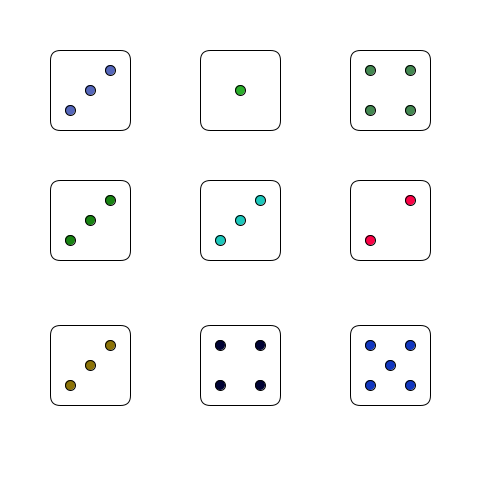
Frame 1 (no input)
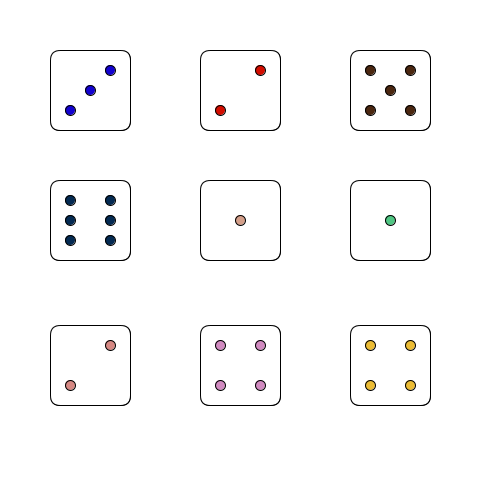
Frame 2 (the mouse pressed at the canvas centre, redrawn once)

The Processing sketch that drew these frames (run headless with seeded random() and noise(); the mouse was pressed at the canvas centre and the sketch redrawn once):

// Processing sketch: Dice
// ── Dice.pde
Die[] dice = new Die[10];
int roll;

void setup()
{
  noLoop();
  size(500, 500);
  background(255);

  dice[0] = new Die(width/2 + 100, height/2 - 70);
  dice[1] = new Die(width/2 - 50, height/2 - 70);
  dice[2] = new Die(width/2 - 200, height/2 - 70);  
  dice[3] = new Die(width/2 + 100, height/2 + 75);
  dice[4] = new Die(width/2 - 50, height/2 + 75);
  dice[5] = new Die(width/2 -200, height/2 + 75);
  dice[6] = new Die(width/2 + 100, height/2 - 200);
  dice[7] = new Die(width/2 - 50, height/2 - 200);
  dice[8] = new Die(width/2 -200, height/2 - 200);
}

void draw()
{
  dice[0].show();
  dice[1].show();
  dice[2].show();
  dice[3].show();
  dice[4].show();
  dice[5].show();
  dice[6].show();
  dice[7].show();
  dice[8].show();
}

void mousePressed()
{
  redraw();
}


// Class Die, models one single role of a six sided die
class Die 
{
  //variable declarations here
  int x_pos;
  int y_pos;

  Die(int x, int y) //constructor
  {
    x_pos = x;
    y_pos = y;
    //variable initializations here
  }
  void roll()
  {

    //roll = (int)(Math.random() * 6 - 1);
    //your code here
    //roll = 2;
  }
  void show()
  {
    // pushMatrix();
    roll = (int)(Math.random() * 6 + 1);
    rect(x_pos, y_pos, 80, 80, 10);
    fill((int)(Math.random() * 255),(int)(Math.random() * 255),(int)(Math.random() * 255));
    if (roll > 0 && roll < 2) {
      ellipse(x_pos + 40, y_pos + 40, 10, 10);
    }
    if (roll > 1 && roll < 3) {
      ellipse(x_pos + 60, y_pos + 20, 10, 10);
      ellipse(x_pos + 20, y_pos + 60, 10, 10);
    }
    if (roll > 2 && roll < 4) {
      ellipse(x_pos + 20, y_pos + 60, 10, 10);
      ellipse(x_pos + 40, y_pos + 40, 10, 10);
      ellipse(x_pos + 60, y_pos + 20, 10, 10);
    }
    if (roll > 3 && roll < 5) {
      ellipse(x_pos + 60, y_pos + 20, 10, 10);
      ellipse(x_pos + 20, y_pos + 60, 10, 10);      
      ellipse(x_pos + 60, y_pos + 60, 10, 10);
      ellipse(x_pos + 20, y_pos + 20, 10, 10);
    }
    if (roll > 4 && roll < 6) {
      ellipse(x_pos + 60, y_pos + 20, 10, 10);
      ellipse(x_pos + 20, y_pos + 60, 10, 10);      
      ellipse(x_pos + 60, y_pos + 60, 10, 10);
      ellipse(x_pos + 20, y_pos + 20, 10, 10);
      ellipse(x_pos + 40, y_pos + 40, 10, 10);
    }
    if (roll > 5 && roll < 7) {
      ellipse(x_pos + 60, y_pos + 20, 10, 10);
      ellipse(x_pos + 20, y_pos + 60, 10, 10);      
      ellipse(x_pos + 60, y_pos + 60, 10, 10);
      ellipse(x_pos + 20, y_pos + 20, 10, 10);
      ellipse(x_pos + 20, y_pos + 40, 10, 10);
      ellipse(x_pos + 60, y_pos + 40, 10, 10);
    }
    fill(255);
    // popMatrix();
    //your code here, this will draw what you imagine a die to look like
  }
}
